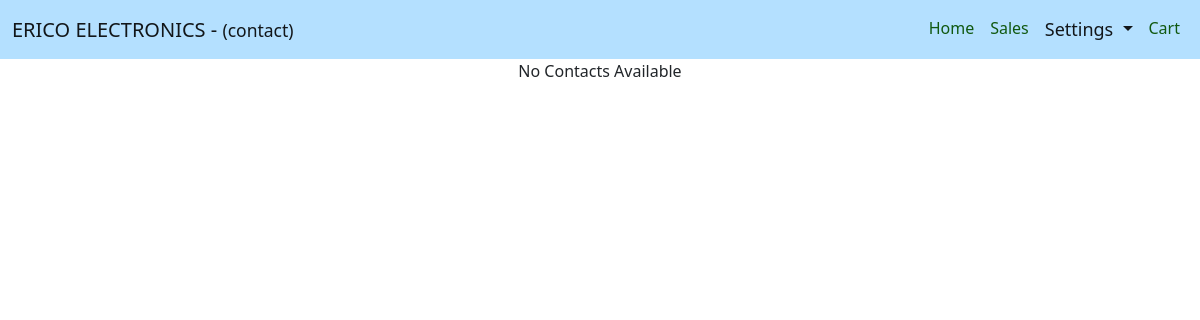
The app's page /contact/, older data.
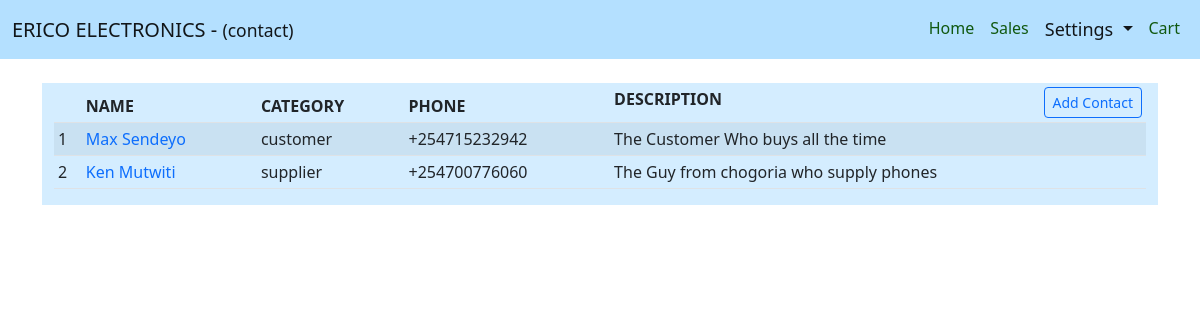
The same page, newer data.
### users/models.py (models this page shows, shortened)
class Contact(models.Model):
    CATEGORY_CHOICES = [
        ("customer", "Customer"),
        ("supplier", "Supplier")
    ]
    name = models.CharField(max_length=300)
    category = models.CharField(max_length=20, choices=CATEGORY_CHOICES)
    phone = models.CharField(max_length=13, unique=True)
    description = models.TextField(null=True, blank=True)

### website/views.py (the view)
# urls.py: path("contact/", views.contact, name="contact-page"),
def contact(request):
    context = {
        "tab":"settings",
        "subtab":"contact",
        "contacts": Contact.objects.all()
    }
    return render(request, "website/contact.html", context)

### website/templates/website/contact.html
{% extends 'website/extends/structure.html' %}
{% block structure %}
{% if contacts %}
<div class="contact row m-auto mt-4">
    <div class="col phone">
        <table class="table table-sm table-striped table-hover table-responsive">
            <thead>
                <tr>
                    <th></th>
                    <th>NAME</th>
                    <th>CATEGORY</th>
                    <th>PHONE</th>
                    <th>DESCRIPTION<button type="button" class="float-end btn btn-sm btn-outline-primary">Add Contact</button></th>
                </tr>
            </thead>
            <tbody>
                {% for contact in contacts %}
                <tr>
                    <td>{{ contact.id }}</td>
                    <td><a href="" class="text-decoration-none">{{ contact.name }}</a></td>
                    <td>{{ contact.category }}</td>
                    <td>{{ contact.phone }}</td>
                    <td>{{ contact.description }}</td>
                </tr>
                {% endfor %}
            </tbody>
        </table>
    </div>
</div>
{% else %}
    <center>No Contacts Available</center>
{% endif %}
{% endblock structure %}

Row changes from the older to the newer data that the page shows:
added Contact: id "1", name "Max Sendeyo", category "customer", phone "+254715232942", description "The Customer Who buys all the time"
added Contact: id "2", name "Ken Mutwiti", category "supplier", phone "+254700776060", description "The Guy from chogoria who supply phones"
Text that changed along with them:
text no longer shown: "No Contacts Available"
text now shown: "NAME CATEGORY PHONE DESCRIPTION Add Contact"
